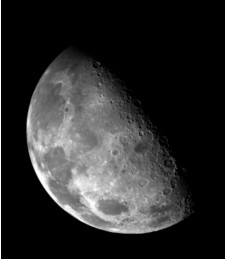
#> input picture img/moon.jpg, 225 x 259 px, found by its file name
$ python laplacian_operator.py   (older library calls are emulated)
#> lines starting #> are read from the running program, lines starting #| are printed output that depends on the picture
import cv2
import numpy as np
import matplotlib.pyplot as plt

def laplacian_operator(image_path):
    # Read the image
#> called with image_path = 'img\\moon.jpg'
    image = cv2.imread(image_path, cv2.IMREAD_GRAYSCALE)
#> image is the input picture: shape (259, 225); min 0, max 255, mean 43

    # Check if the image is valid
    if image is None:
        print("Unable to read the image.")
        return

    # Apply Laplacian Operator
    laplacian = cv2.Laplacian(image, cv2.CV_64F)
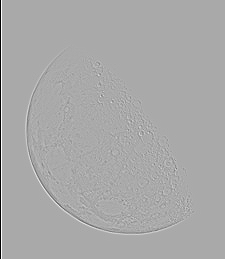
#> laplacian: shape (259, 225) float64; min -510, max 256, mean -1.1; drawn with min black and max white

    # Display the results
    plt.figure(figsize=(10, 4))

    plt.subplot(1, 2, 1)
    plt.imshow(image, cmap='gray')
    plt.title('Original Image')

    plt.subplot(1, 2, 2)
    plt.imshow(laplacian, cmap='gray')
    plt.title('Laplacian Operator')

    plt.show()
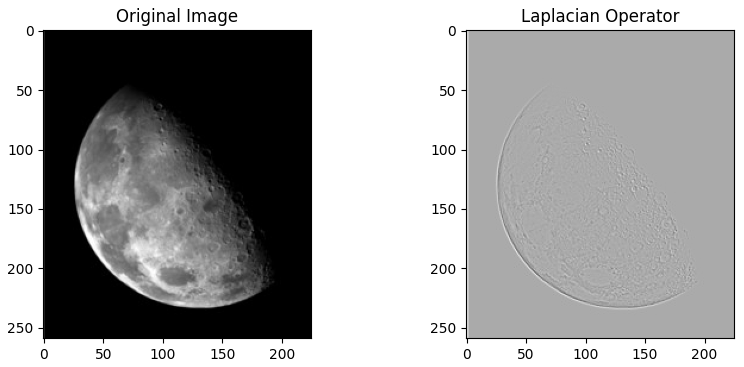
#> figure drawn by matplotlib, 2 panels

# Image path
image_path = r'img\moon.jpg'  # Change the path to your actual image

# Apply Laplacian Operator
laplacian_operator(image_path)

$ run again, with img/finger.jpg copied over img/moon.jpg
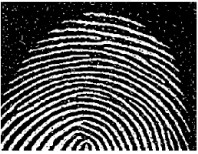
#> input picture img/finger.jpg, 198 x 154 px, found by its file name
#> in laplacian_operator, `laplacian = cv2.Laplacian(image, cv2.CV_64F)`:
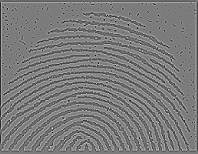
#> laplacian: shape (154, 198) float64; min -641, max 678, mean -1.8; drawn with min black and max white
#> in laplacian_operator, `plt.show()`:
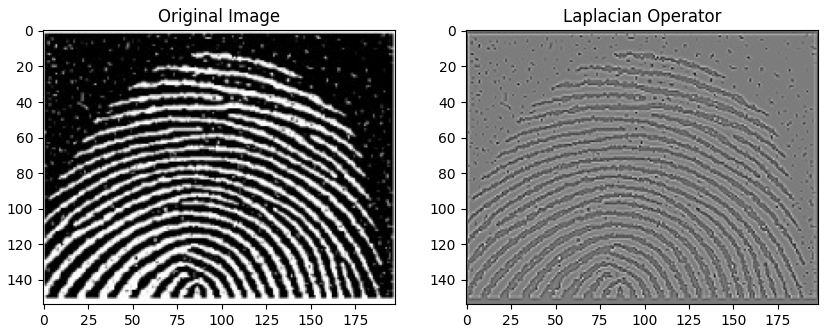
#> figure drawn by matplotlib, 2 panels
